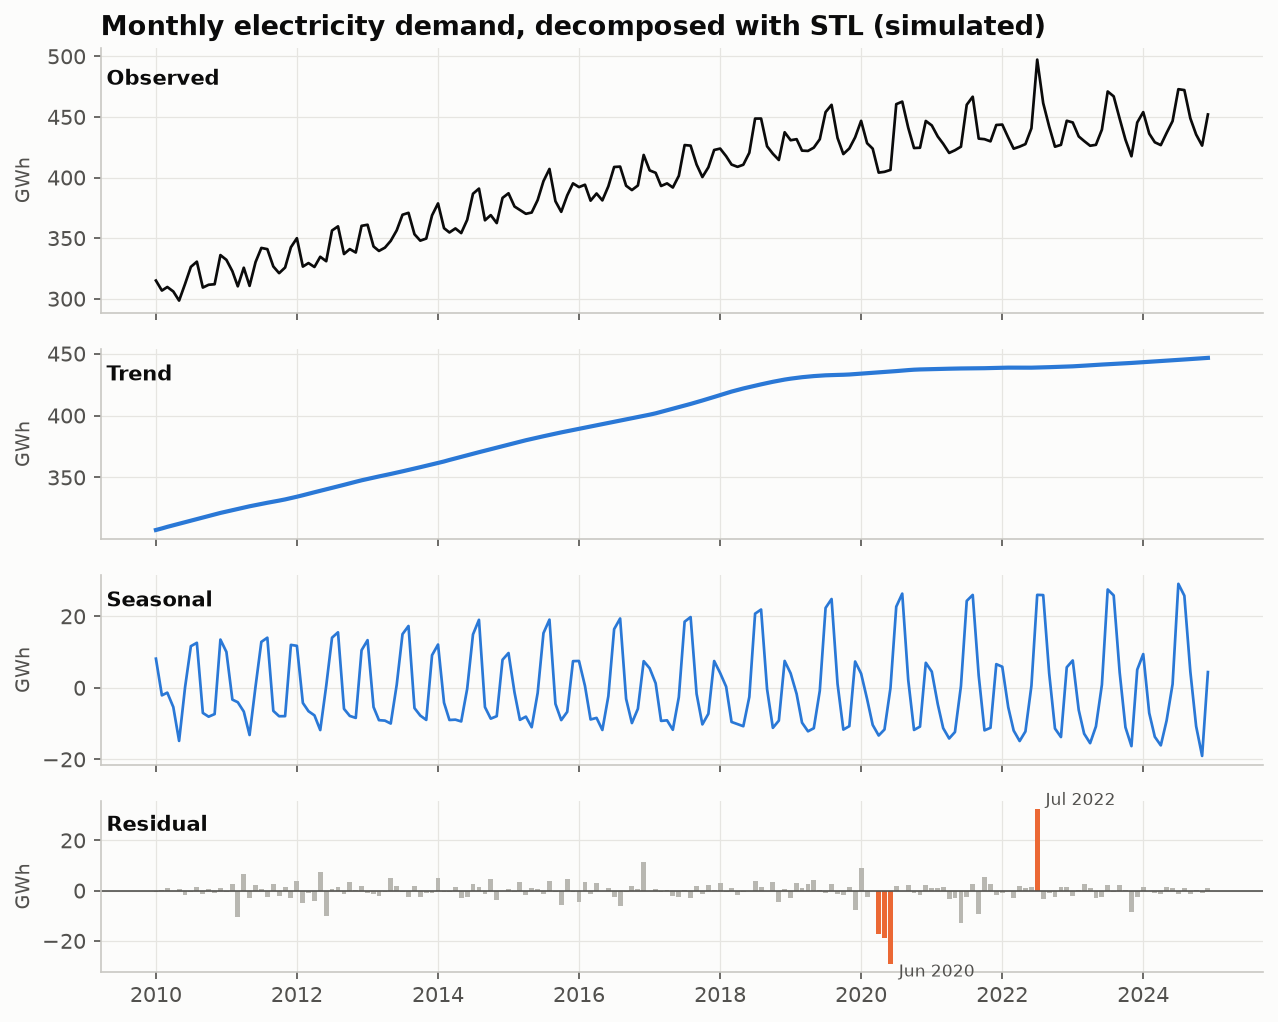

Write the Python code that produced this figure.
"""
STL Decomposition (Trend / Seasonal / Residual)  -  family: Change over time

DESIGN PURPOSE
Splits a time series into three additive parts with STL (Seasonal-Trend
decomposition using LOESS): a smooth trend, a repeating seasonal pattern that
can change slowly, and a residual. Stacked panels on a shared time axis
separate the questions "is it growing?", "what is the seasonal pattern?" and
"was this month unusual?", which a single line mixes together.

WHEN TO USE
  - Separate long-term growth from seasonality before reporting a trend
  - Find unusual periods (large residuals) such as outages, strikes or
    promotions
  - Check whether the seasonal pattern is changing over time

AVOID WHEN
  - The series has no clear seasonality or is very short (fewer than ~3 full
    cycles)
  - Effects are multiplicative and growing fast (log-transform first)

ALTERNATIVES
  - Seasonal cycle plot
  - Line chart with a moving average
  - ACF/PACF plots

EXAMPLE
Monthly electricity demand, 2010–2024 (simulated): a rising then flattening
trend, summer and winter peaks that grow over time, and a few anomalies (a
heat wave and a lockdown dip).

Run:  python stl_decomposition.py
"""
import sys
from pathlib import Path

import numpy as np
import pandas as pd
import matplotlib.pyplot as plt

# Library style: categorical colors in fixed order, recessive axes, hairline grid.
PALETTE = ["#2a78d6", "#eb6834", "#1baf7a", "#eda100",
           "#e87ba4", "#008300", "#6250d6", "#e34948"]
SEQ_CMAP = "Blues"      # sequential: one hue, light -> dark
DIV_CMAP = "RdBu_r"     # diverging: two opposite hues, neutral midpoint
GRAY = "#b8b7b1"        # de-emphasised marks
plt.rcParams.update({
    "figure.figsize": (8, 4.8), "figure.dpi": 110, "figure.facecolor": "#fcfcfb",
    "axes.facecolor": "#fcfcfb", "axes.edgecolor": "#c9c8c3", "axes.linewidth": 0.8,
    "axes.spines.top": False, "axes.spines.right": False,
    "axes.grid": True, "grid.color": "#e6e5e1", "grid.linewidth": 0.6, "axes.axisbelow": True,
    "axes.prop_cycle": plt.cycler(color=PALETTE),
    "axes.titlesize": 13, "axes.titleweight": "bold", "axes.titlelocation": "left",
    "axes.labelcolor": "#52514e", "xtick.color": "#52514e", "ytick.color": "#52514e",
    "text.color": "#0b0b0b", "font.size": 10, "lines.linewidth": 2,
    "legend.frameon": False,
})

from statsmodels.tsa.seasonal import STL

# --- Example data ------------------------------------------------------------
rng = np.random.default_rng(4)
idx = pd.date_range("2010-01-01", "2024-12-01", freq="MS")
t = np.arange(len(idx))
trend = 300 + 1.1 * np.minimum(t, 110) + 0.15 * np.maximum(t - 110, 0)
amp_summer = 25 + 0.12 * t
season = amp_summer * np.exp(-((idx.month - 7.5) / 1.3) ** 2) + 20 * np.exp(-((idx.month % 12 - 0.5) / 1.4) ** 2)
noise = rng.normal(0, 4, len(idx))
shock = np.zeros(len(idx))
shock[(idx >= "2020-04-01") & (idx <= "2020-06-01")] = -28      # lockdown dip
shock[idx == "2022-07-01"] = 30                                   # heat wave
demand = pd.Series(trend + season + noise + shock, index=idx, name="demand (GWh)")
demand.tail(6).round(1)

# --- Plot --------------------------------------------------------------------
res = STL(demand, period=12, robust=True).fit()
parts = [("Observed", demand), ("Trend", res.trend), ("Seasonal", res.seasonal), ("Residual", res.resid)]
fig, axes = plt.subplots(4, 1, figsize=(10, 8), sharex=True,
                         gridspec_kw={"height_ratios": [1.4, 1, 1, 0.9], "hspace": 0.18})
for ax, (name, s) in zip(axes, parts):
    if name == "Residual":
        big = s.abs() > 3 * s.std()
        ax.bar(s.index, s, width=25, color=np.where(big, PALETTE[1], "#b8b7b1"))
        ax.axhline(0, color="#52514e", linewidth=0.8)
        for d, v in (s[big].nlargest(1).items() if (s[big] > 0).any() else []):
            ax.annotate(f"{d:%b %Y}", (d, v), xytext=(4, 0), textcoords="offset points",
                        fontsize=8, color="#52514e", va="bottom")
        for d, v in (s[big].nsmallest(1).items() if (s[big] < 0).any() else []):
            ax.annotate(f"{d:%b %Y}", (d, v), xytext=(4, 0), textcoords="offset points",
                        fontsize=8, color="#52514e", va="top")
    else:
        ax.plot(s.index, s, color="#0b0b0b" if name == "Observed" else PALETTE[0],
                linewidth=1.3 if name != "Trend" else 2)
    ax.text(0.005, 0.92, name, transform=ax.transAxes, fontsize=10, fontweight="bold", va="top")
    ax.set_ylabel("GWh", fontsize=9)
axes[0].set_title("Monthly electricity demand, decomposed with STL (simulated)")
fig.align_ylabels(axes)

# --- Save / show -------------------------------------------------------------
out = Path(__file__).with_name(Path(__file__).stem + ".png")
fig.savefig(out, dpi=150, bbox_inches="tight")
print(f"saved {out}")
if "--no-show" not in sys.argv:
    plt.show()
